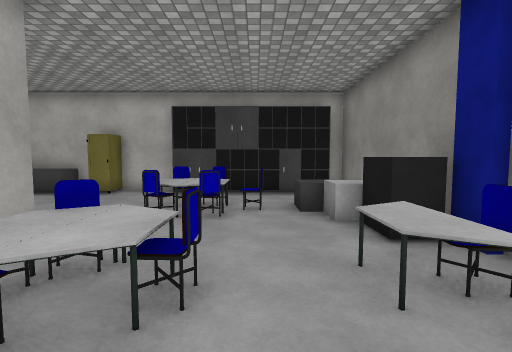
[1] (above)

16 first-person views from a walk through a 3-D level made in the Unity game engine. The camera is 1.5 m above the floor, tilts 4° down and sees 85° across. The floor is counted in squares, 1.11 m on a side. Each view is taken from the middle of a square. On the plan, view 1 faces up. The plan holds only what a view shows up to about 13 squares ahead; the rest is blank. The player is left out. Surface patterns are stand-ins for the level's own textures.

[2]
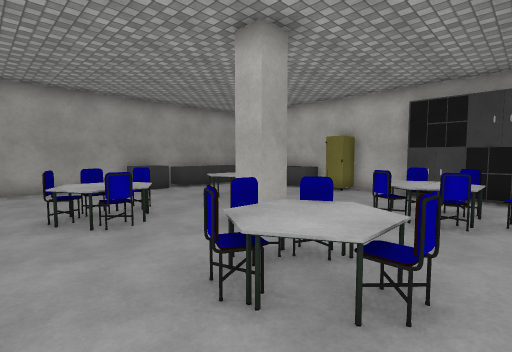

[3]
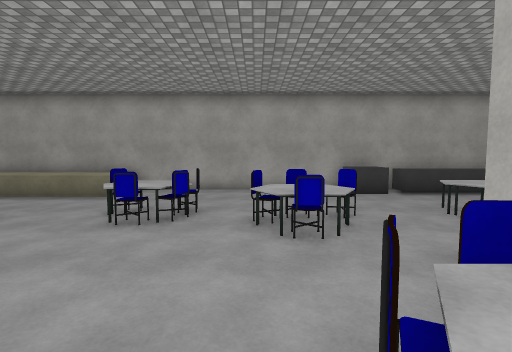

[4]
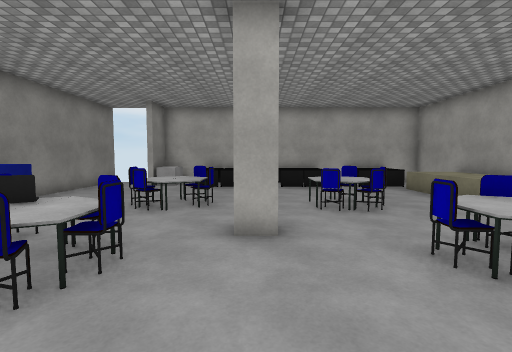

[5]
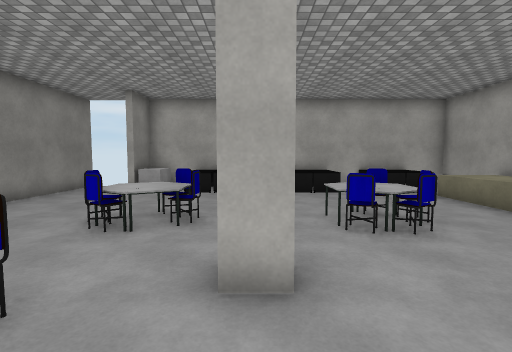

[6]
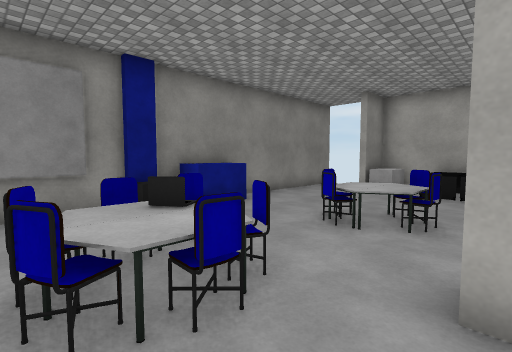

[7]
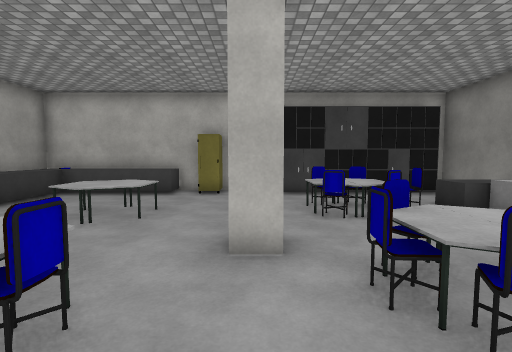

[8]
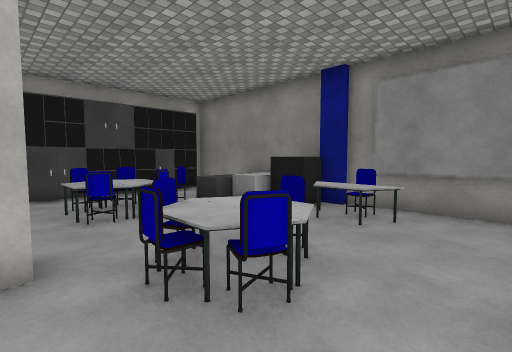

[9]
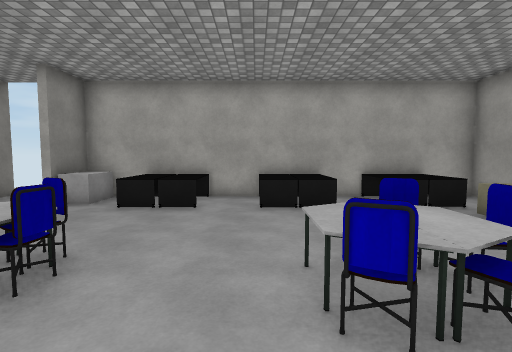

[10]
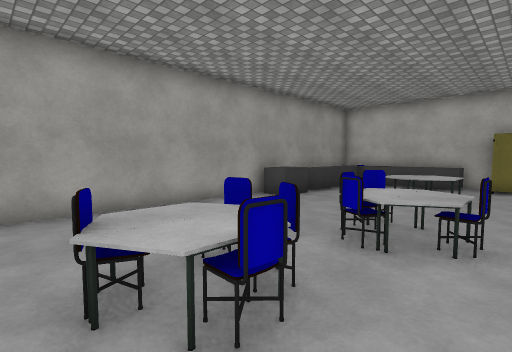

[11]
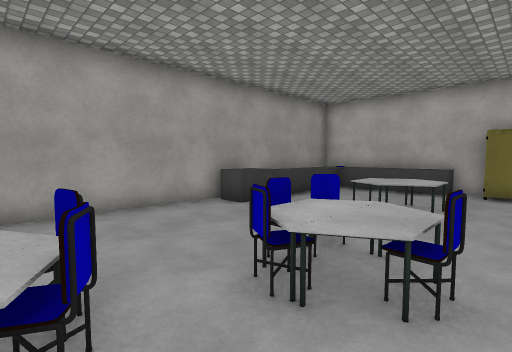

[12]
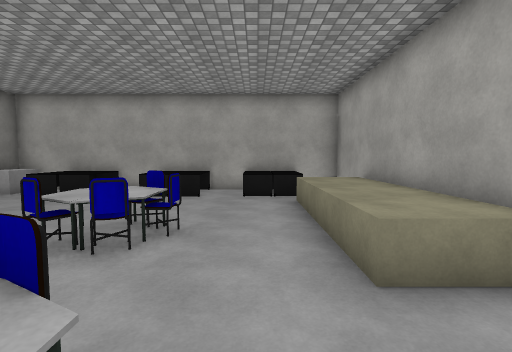

[13]
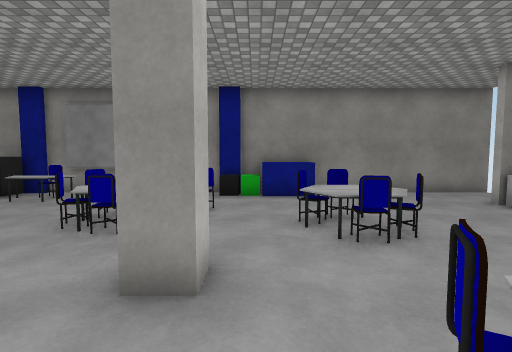

[14]
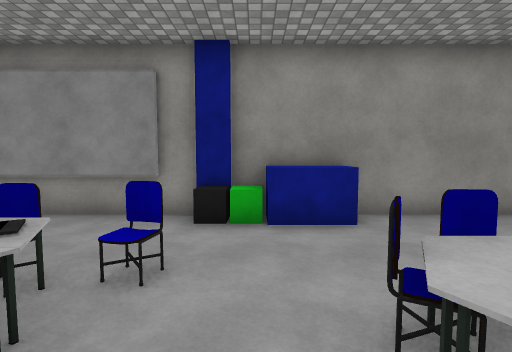

[15]
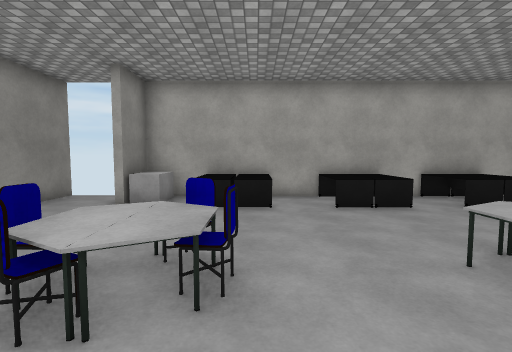

[16]
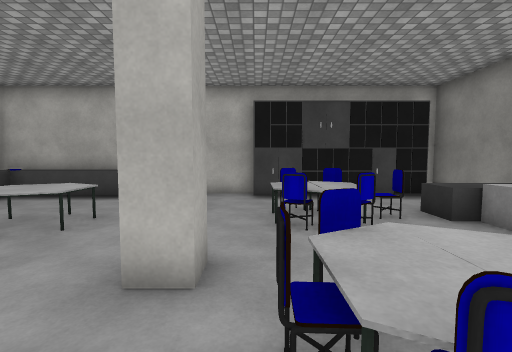

### Floor plan
Key: @ floor where view 1 was taken; # wall or solid block; . floor; ^ raised ledge; O other object.
Columns run from 13 left of view 1 to 4 right of it. Each row starts with its distance up from view 1.
 11  ######O###OOOOO##
 10  ^ ^^^.O........ #
  9  ^^............. #
  8  ^^........OO.OOO#
  7  ^^..OO....OOOOOO#
  6  #O..OO....OO..OO#
  5  OO............OO#
  4 #........O.O...OO#
  3 #.....O...OOO.OO##
  2 #.....OOO..OO..O##
  1 #.....OO........#
  0 #..........OO@..##
 -1 #....OOO...OOO..##
 -2 #....OO....OOO...#
 -3 #........O...O..O#
 -4  ^^.............O#
 -5  ^^...OO...OO...O#
 -6  ^^...OO..OOO...O#
 -7  ^^...O....O.....#
 -8  ^^..............#
 -9  ^^..............#
-10 # ...............#
-11 # .OO.OOO.OO.O#..#
-12 #..OO.OOO.OO.O#..#
-13 ###############  #

Where each view was taken, in squares from view 1:
view 1: 0 up, 0 right, facing up
view 2: 0 up, 0 right, facing up-left
view 3: 1 up, 1 left, facing left
view 4: 2 up, 4 left, facing down
view 5: 0 up, 4 left, facing down
view 6: 0 up, 4 left, facing down-right
view 7: 0 up, 4 left, facing up
view 8: 0 up, 4 left, facing up-right
view 9: 3 down, 5 left, facing down
view 10: 3 down, 5 left, facing up-left
view 11: 1 down, 5 left, facing up-left
view 12: 1 down, 9 left, facing down
view 13: 4 down, 7 left, facing right
view 14: 4 down, 3 left, facing right
view 15: 3 down, 3 left, facing down
view 16: 1 up, 3 left, facing up
